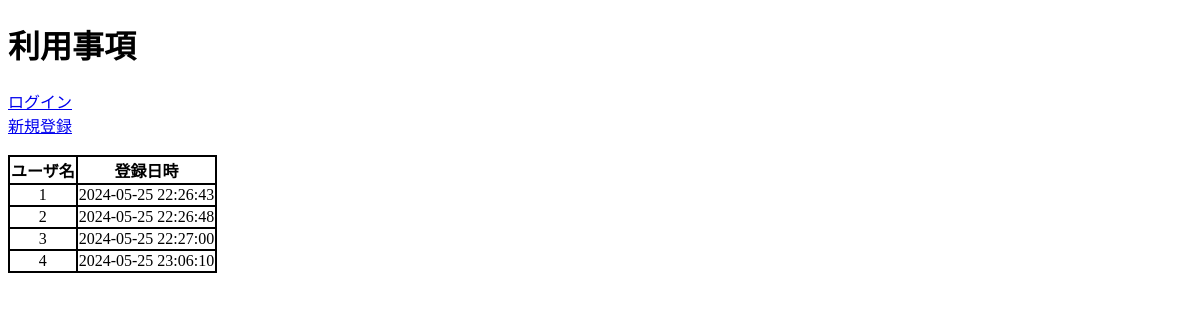
The app's page /, older data.
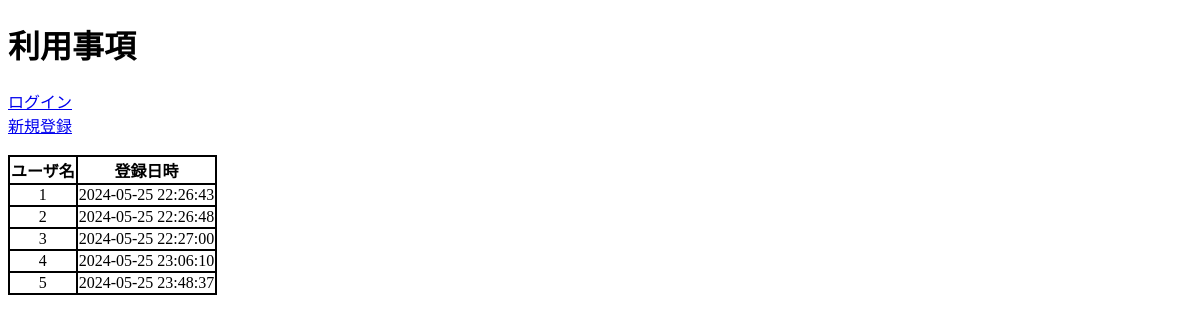
The same page, newer data.
### app.py (models this page shows)
class User(UserMixin, db.Model):
    id = db.Column(db.Integer, primary_key=True)
    username = db.Column(db.String, nullable=False, unique=True)
    password = db.Column(db.String, nullable=False)
    signup_time = db.Column(db.DateTime, nullable=False, default=datetime.utcnow)

### app.py (the view)
@app.route('/', methods=['GET'])
def index():
    if request.method == 'GET':
        users = User.query.all()
        return render_template('index.html', users=users)

### templates/index.html
{% extends "base.html" %}
{% block content %}
    <h1>利用事項</h1>
    <div>
        <a href="/login" role="button">ログイン</a>
    </div>
    <div>
        <a href="/signup" role="button">新規登録</a>
    </div><br>
    <div>
        <table border="1">
            <tr>
                <th>ユーザ名</th>
                <th>登録日時</th>
            </tr>
            {% for user in users %}
            <tr>
                <td>{{ user.username }}</td>
                <td>{{ user.signup_time }}</td>
            </tr>
            {% endfor %}
        </table>
    </div>
{% endblock %}

### templates/base.html (shortened to what this page needs)
<!DOCTYPE html>
<html lang="ja">
<head>
    <link rel="stylesheet" href="{{ url_for('static', filename='css/main.css')}}">
</head>
<body>
    {% block content %}
    {% endblock %}
</body>
</html>

### static/css/main.css (style rules this page uses)
table { border-collapse: collapse; }
th, td { border: solid 2px; text-align: center; }

Row changes from the older to the newer data that the page shows:
added User: username "5", signup_time "2024-05-25 23:48:37"
